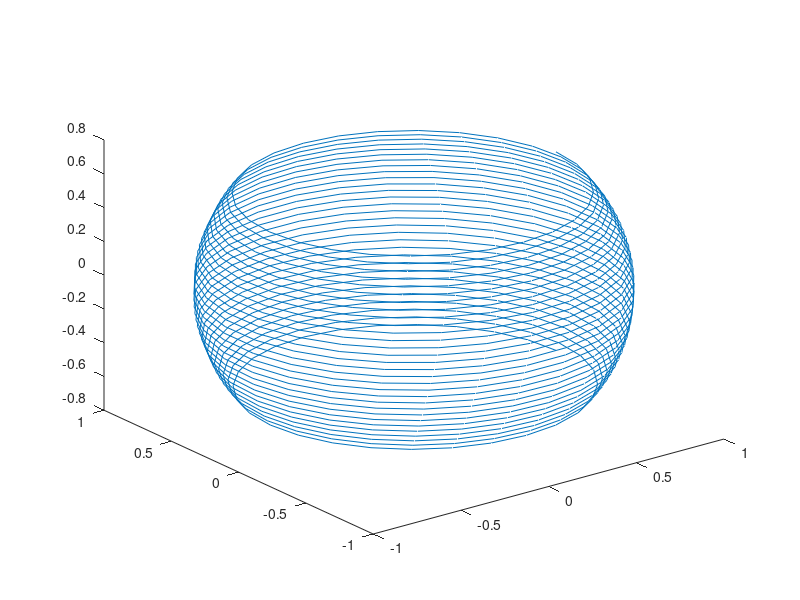

The MATLAB script that drew this image: (Note: this script raises an error after producing the figure.)
% Sphere dynamics with antipodally symmetric observation function
addpath('../matlab_code/GeometryTools');
addpath('../matlab_code/ripser');
addpath('../matlab_code/TDETools');

sphere2xyz = @(theta, phi) [cos(theta)*cos(phi), sin(theta)*cos(phi), sin(phi) ];

%% Define dynamical system
%Define observation function as cosine distance to some arbitrary point theta0
theta0 = 0.6;
phi0 = 0.3;
obsfn = @(theta, phi) abs(sum(sphere2xyz(theta0, phi0).*sphere2xyz(theta, phi)));

%Fill out a spiral trajectory on the sphere
NTotal = 840;
NPeriods = 30;
phis = linspace(-pi/5, pi/5, NTotal);
thetas = linspace(0, 2*pi*NPeriods, NTotal);

%Apply observation function to trajectory points to get a time series x
x = zeros(NTotal, 1);
X = zeros(NTotal, 3);
for ii = 1:NTotal
    x(ii) = obsfn(thetas(ii), phis(ii));
    X(ii, :) = sphere2xyz(thetas(ii), phis(ii));
end

plot3(X(:, 1), X(:, 2), X(:, 3));


%% Perform Sliding Window Embedding
X = getSlidingWindowNoInterp(x, NTotal/NPeriods);
Y = getPCA(X); %Perform PCA on sliding window embedding
X = getGreedyPerm(X, 400); % fps on embedding point cloud

%% Compute PH of the embedding

disp('Doing TDA...');
DX = getSSM(X);
IsSliding = ripserDM(DX, 2, 2);

clf;
subplot(221);
C = plotTimeColors(1:length(x), x, 'type', '2DLine');
title('SSM Original');

subplot(222);
Y = Y(:, 1:3); %Go down to 3D PCA
C = C(1:size(Y, 1), :);
scatter3(Y(:, 1), Y(:, 2), Y(:, 3), 20, C(:, 1:3), 'fill');
title('PCA Phi');

subplot(223);
plotDGM(IsSliding{2});
title('H1 Phi');

subplot(224);
plotDGM(IsSliding{3});
title('H2 Phi');